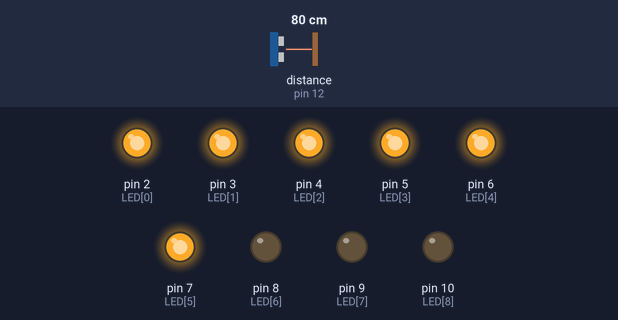
Bench run of a sketch on a simulated Arduino Uno, built with avr-gcc and run on an emulated ATmega328P. On the bench: output pins drawn as LEDs (lit = HIGH). Wiring (inferred from the names in the program): ultrasonic range finder: trigger pin 13; echo pin 12. Dashed ring = blinking. Inputs (shaded band) come from the test bench; at power-on: distance to the obstacle (sensor on pin 12) 80 cm. The echo pulse lasts 58.3 µs per cm; pins used as bus, display or sensor lines are not drawn.

Above: at 1.2 s.
1.3 s: distance to the obstacle (sensor on pin 12) set to 54 cm
2.8 s: distance to the obstacle (sensor on pin 12) set to 48 cm
At 3.5 s:
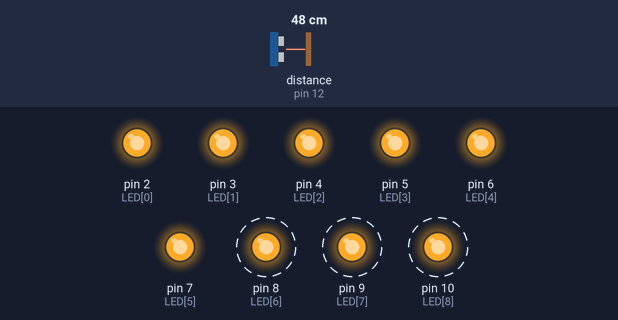
5.8 s: distance to the obstacle (sensor on pin 12) set to 120 cm
At 7.3 s:
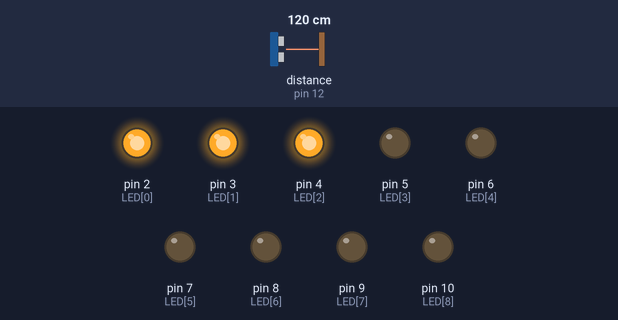
8.1 s: distance to the obstacle (sensor on pin 12) set to 146 cm
9.6 s: distance to the obstacle (sensor on pin 12) set to 155 cm
At 10.3 s:
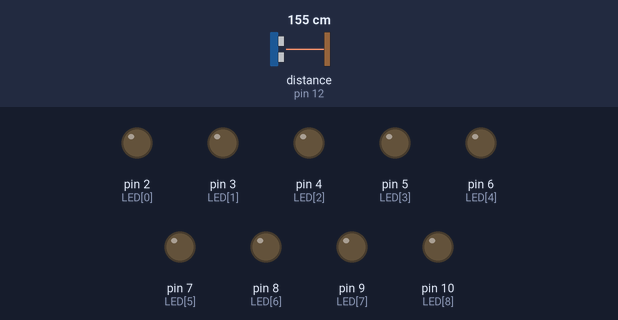
11.1 s: distance to the obstacle (sensor on pin 12) set to 60 cm
At 12.4 s:
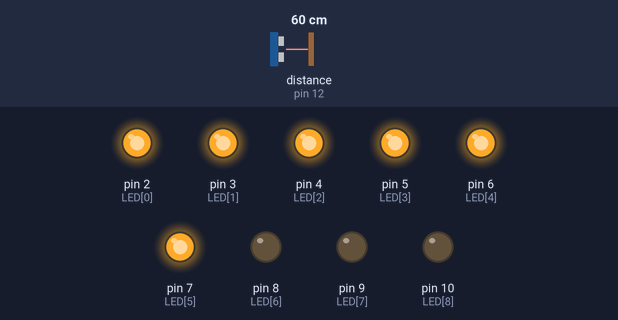
Timing chart, 0 to 13.6 s (numbered marks = the images above; inputs shaded):
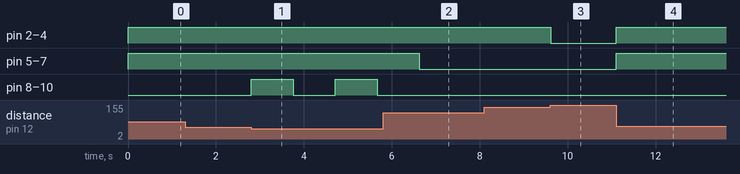

The sketch:

sensor-de-aprox-com-9-leds.ino
```cpp
constexpr byte SONAR_TRIGGER{13};
constexpr byte SONAR_ECHO{12};

// NOTE: em centímetros por microssegundos. Em uma das etapas do cálculo de distância, será necessário dividir por 2, portanto
// é interessante fazê-lo logo na constante para poupar processamento. A velocidade do som em cm/µs é 0.343
constexpr float V_DO_SOM{0.01715};

constexpr byte LED[] = {2, 3, 4, 5, 6, 7, 8 ,9, 10};
constexpr byte LED_ARR_SIZE{sizeof(LED)/sizeof(byte) - 1}; // NOTE: o - 1 permitirá extrair o complemento dentro do for-loop

void setup() {
  pinMode(SONAR_TRIGGER, OUTPUT);
  pinMode(SONAR_ECHO, INPUT);

  for(auto PIN : LED)
    pinMode(PIN, OUTPUT);
}

// NOTE: Essa função retornará a distância em centimetros.
float distance() {

  // Prepara o trigger, inicializando-o com o valor LOW, isso garante que ele esteja pronto para funcionar
  digitalWrite(SONAR_TRIGGER, LOW);
  delayMicroseconds(2);

  // Ativa o trigger e faz com que ele emita o sinal ultrasônico por 10 microssegundos
  digitalWrite(SONAR_TRIGGER, HIGH);
  delayMicroseconds(10);

  // Desativa o trigger após 10 microssegundos de execução, liberando espaço pro SONAR_ECHO trabalhar
  digitalWrite(SONAR_TRIGGER, LOW);

  // NOTE: pulseIn() retorna o tempo em microssegundos
  auto tempo = pulseIn(SONAR_ECHO, HIGH);

  // Isso computará o tempo de IDA e VOLTA (x cm na IDA e x centimetros na volta), para achar x apenas é necessário dividir a
  // distância (dada por V_DO_SOM * tempo) por 2. A operação de divisão fora executada dentro da constante no começo do arquivo
  return (V_DO_SOM * tempo);
}

bool in_interval(float value, int a, int b) {
  return (value >= a && value <= b) ? true : false;
}

void write_to_led(int number) {
  for(auto i = 0; i <= LED_ARR_SIZE; i++)
    digitalWrite(LED[i], (number >> (LED_ARR_SIZE - i)) & 0b1); // NOTE: complemento de i para inverter a ordem dos LEDs
}

void loop() {
  auto actual_distance = distance();

  // Se a distância estiver entre 100 e 150 cm
  if(in_interval(actual_distance, 100.0, 150.0))
    write_to_led(0b111000000); // equivale a {1, 1 ,1, 0, 0, 0, 0, 0, 0}

  // Se a distância estiver entre 50 e 100 cm
  else if(in_interval(actual_distance, 50.0, 100.0))
    write_to_led(0b111111000); // equivale a {1, 1, 1, 1, 1, 1, 0, 0, 0}

  // Se a distância estiver entre 50 e 100cm
  else if(in_interval(actual_distance, 0.0, 50.0)) {
    write_to_led(0b111111111); // equivale a {1, 1, 1, 1, 1, 1, 1, 1, 1}
    delay(actual_distance * 20); // para implementar o efeito de luzes piscando proporcional a distância

    write_to_led(0b111111000);
    delay(actual_distance * 20);
  }

  else
    write_to_led(0b000000000);
}
```

contador.cpp
```cpp
#include "Arduino.h"

constexpr byte MAX_BUF_S = 13; // No contexto do Arduino R3, o máximo é 13 (111111111111B)
byte BUF_END = 0; // Index necessário para localizar o último char da array

char num_in[MAX_BUF_S];
double dec_out = 0.0; // a função pow() funciona apenas com double, se não leva a truncamento

byte bin_out[MAX_BUF_S - 1];

byte LED[MAX_BUF_S - 1];

// Essa flag garantirá que getNum() seja chamado apenas 1 vez no programa inteiro
bool hasInput = false;

enum NumberalSystem {
  Decimal = 1,
  Binary,
  Octal,
  Hexadecimal,
  Invalid,
};

void setup() {
  Serial.begin(9600);

  for(auto i = 0; i < MAX_BUF_S - 1; i++) {
      LED[i] = i+1;
      pinMode(LED[i], OUTPUT);
  }

  Serial.println("Insira o valor maximo do contador [0-4095d]");
  Serial.println("Utilize a ordem esquerda->direita.");
  Serial.println("Coloque o sis. numerico no final do numero");
  Serial.println("Ex: FFh, 101b, 13d, 65o");
  Serial.println();
}

// ----
// Essa função pega o input do usuário pelo serial, só é executada uma
// vez durante todo o runtime
// ----
void getNum() {

  // NOTE: esse objeto só vai ser construído uma vez durante o programa
  String str_buf;

  if (Serial.available() > 0) {
    str_buf = Serial.readStringUntil('\n');
    str_buf.toCharArray(num_in, MAX_BUF_S);
    BUF_END = str_buf.length() - 1; // considerando a contagem a partir do 0

    hasInput = true;
  }
}

// ----
// Detecta se o input está em hexadecimal, octal, binário ou decimal
// ----
int getNumSystem() {
  char systemChar = num_in[BUF_END];
  NumberalSystem numSystem;

  switch (systemChar) {
  case 'f':
  case 'F': {
    numSystem = Hexadecimal;
    break;
  }

  case 'o':
  case 'O': {
    numSystem = Octal;
    break;
  }

  case 'b':
  case 'B': {
    numSystem = Binary;
    break;
  }

  case 'd':
  case 'D': {
    numSystem = Decimal;
    break;
  }

  default: {
    numSystem = Invalid;
    break;
  }
  }

  return numSystem;
}

// -- Algoritmos de Conversão SISTEMA -> Decimal + utilitários

// Verifica se o caractére está em um intervalo [a, b] na tabela ASCII
// essa função auxilia bastante na legibilidade do código
bool char_is_in_between(char ch, char a, char b) {
  return (ch >= a && ch <= b) ? true : false;
}

byte hex_digit_value(char hex_char) {
  byte num_buf = 0;

  if (char_is_in_between(hex_char, '0', '9'))
    num_buf = hex_char - '0'; // considerando valores da tabela ASCII

  else if (char_is_in_between(hex_char, 'A', 'F'))
    num_buf = 15 - ('F' - hex_char);

  else if (char_is_in_between(hex_char, 'a', 'f'))
    num_buf = 15 - ('f' - hex_char);

  return num_buf;
}

void hex_to_dec() {
  byte num_hex_digit = BUF_END; // excluindo o indicador de sistema numérico pois começa a contar do 0

  for (auto i = 0; i < num_hex_digit; i++) {
    auto exp = (num_hex_digit - i) - 1;
    dec_out += hex_digit_value(num_in[i]) * pow(16, exp);
  }
}

// --- Execução
void dec_to_bin(int dec_value) {
    for(auto i = 0; i < MAX_BUF_S - 1; i++)
        // obs: array termina em MAX_BUF_S - 2 por causa do [0]
        bin_out[(MAX_BUF_S - 2) - i] = (dec_value >> i) & 0b1;
}

void bin_to_led() {
    for(auto i = 0; i < MAX_BUF_S - 1; i++)
        digitalWrite(LED[i], bin_out[i]);
}

void count() {
    int max_number = int(round(dec_out));

    for(auto i = 0; i <= max_number; i++) {
        dec_to_bin(i);
        bin_to_led();
        delay(1000);
    }
}

void execute() {
  Serial.print("[LOG] limite do contador estabelecido para ");
  Serial.println(num_in);

  switch (getNumSystem()) {
    case NumberalSystem::Hexadecimal: {
        hex_to_dec();
        count();
        break;
    }
  }

  dec_out = 0;
}

void loop() {
  if (!hasInput)
      getNum();
  else
      execute();
}
```

Measured:
- the behaviour switches between 51 and 50 cm on distance to the obstacle (sensor on pin 12) (found by bisection; images 0 and 1)
- the behaviour switches between 150 and 151 cm on distance to the obstacle (sensor on pin 12) (found by bisection; images 2 and 3)
- after the input at 1.3 s, every drawn part: stays the same
- after the input at 2.8 s, pin 8 (LED[6]), pin 9 (LED[7]), pin 10 (LED[8]): alternates HIGH for 0.95 s and LOW for 0.96 s, starting at once
- after the input at 5.8 s, pin 5 (LED[3]), pin 6 (LED[4]), pin 7 (LED[5]): HIGH → LOW after 0.83 s; pin 8 (LED[6]), pin 9 (LED[7]), pin 10 (LED[8]): stays LOW (without the input it goes to HIGH after 0.82 s)
- after the input at 8.1 s, every drawn part: stays the same
- after the input at 9.6 s, pin 2 (LED[0]), pin 3 (LED[1]), pin 4 (LED[2]): HIGH → LOW at once
- after the input at 11.1 s, pin 2 (LED[0]), pin 3 (LED[1]), pin 4 (LED[2]), pin 5 (LED[3]), pin 6 (LED[4]), pin 7 (LED[5]): LOW → HIGH at once
